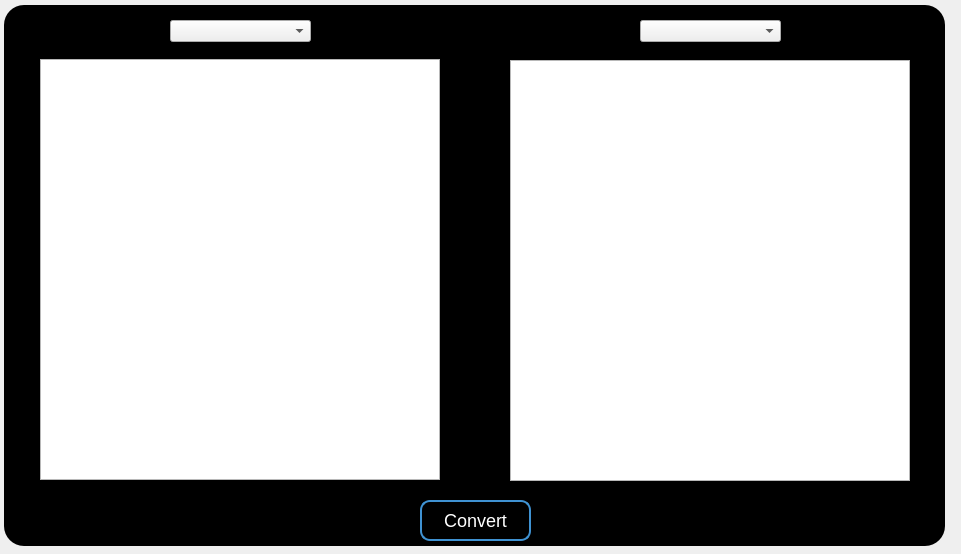
<?xml version="1.0" encoding="UTF-8"?>
<ui version="4.0">
 <class>Form</class>
 <widget class="QWidget" name="Form">
  <property name="geometry">
   <rect>
    <x>0</x>
    <y>0</y>
    <width>961</width>
    <height>554</height>
   </rect>
  </property>
  <property name="windowTitle">
   <string>CodeConvert</string>
  </property>
  <widget class="QLabel" name="label">
   <property name="geometry">
    <rect>
     <x>4</x>
     <y>5</y>
     <width>941</width>
     <height>541</height>
    </rect>
   </property>
   <property name="styleSheet">
    <string notr="true">border-image: url(:/image/фон2.jpg);
background: cover;
border-radius:20px;</string>
   </property>
   <property name="text">
    <string/>
   </property>
  </widget>
  <widget class="QLabel" name="label_2">
   <property name="geometry">
    <rect>
     <x>30</x>
     <y>50</y>
     <width>421</width>
     <height>441</height>
    </rect>
   </property>
   <property name="styleSheet">
    <string notr="true">background-color:rgba(0,0,0,100);
border-radius:20px;</string>
   </property>
   <property name="text">
    <string/>
   </property>
  </widget>
  <widget class="QLabel" name="label_3">
   <property name="geometry">
    <rect>
     <x>500</x>
     <y>50</y>
     <width>421</width>
     <height>441</height>
    </rect>
   </property>
   <property name="styleSheet">
    <string notr="true">background-color:rgba(0,0,0,100);
border-radius:20px;</string>
   </property>
   <property name="text">
    <string/>
   </property>
  </widget>
  <widget class="QPushButton" name="pushButton">
   <property name="geometry">
    <rect>
     <x>420</x>
     <y>500</y>
     <width>111</width>
     <height>41</height>
    </rect>
   </property>
   <property name="styleSheet">
    <string notr="true">QPushButton{
background-color: rgba(0,0,0,100);
border: 2px solid #3F92D2;
border-radius: 10px;
font-size: 18px;
color: rgba(255,255,255,255);
}</string>
   </property>
   <property name="text">
    <string>Convert</string>
   </property>
  </widget>
  <widget class="QTextEdit" name="textEdit">
   <property name="geometry">
    <rect>
     <x>40</x>
     <y>59</y>
     <width>400</width>
     <height>421</height>
    </rect>
   </property>
  </widget>
  <widget class="QTextEdit" name="textEdit_2">
   <property name="geometry">
    <rect>
     <x>510</x>
     <y>60</y>
     <width>400</width>
     <height>421</height>
    </rect>
   </property>
  </widget>
  <widget class="QComboBox" name="comboBox">
   <property name="geometry">
    <rect>
     <x>170</x>
     <y>20</y>
     <width>141</width>
     <height>22</height>
    </rect>
   </property>
  </widget>
  <widget class="QComboBox" name="comboBox_2">
   <property name="geometry">
    <rect>
     <x>640</x>
     <y>20</y>
     <width>141</width>
     <height>22</height>
    </rect>
   </property>
   <property name="editable">
    <bool>false</bool>
   </property>
   <property name="currentText">
    <string/>
   </property>
  </widget>
 </widget>
 <resources>
  <include location="res.qrc"/>
 </resources>
 <connections/>
</ui>
